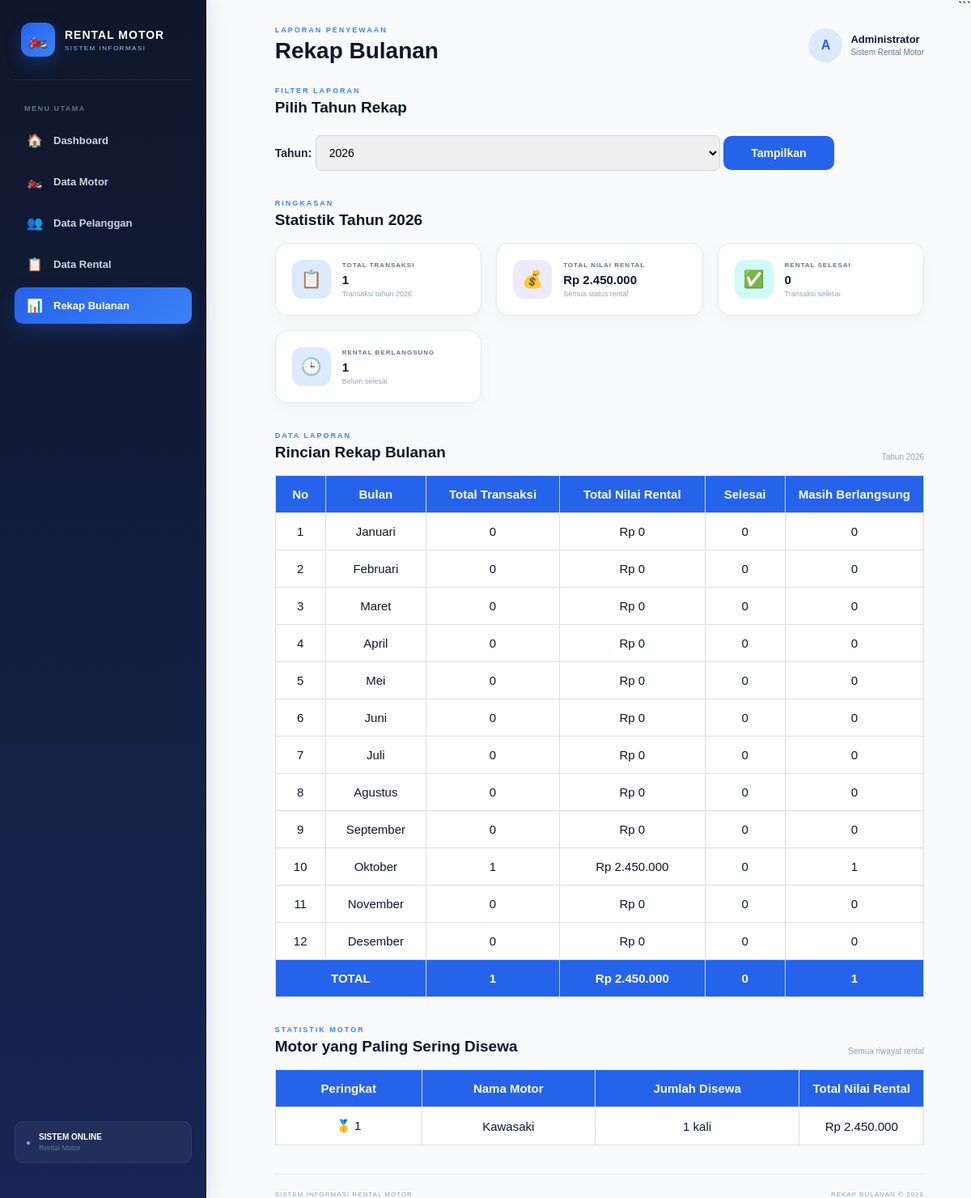
The page /rekap/index_rekap.php (signed in) on the database its author committed.
### tables this page shows
CREATE TABLE `motor` (
  `id_motor` int(11) NOT NULL,
  `merk` varchar(20) NOT NULL,
  `harga_sewa` int(10) NOT NULL,
  `status` varchar(10) NOT NULL
);

### rekap/index_rekap.php (the view, shortened to what this page needs)
<?php
include "../koneksi.php";
$tahun = isset($_GET['tahun'])
    ? (int) $_GET['tahun']
    : (int) date('Y');
$sql = "
    SELECT
        MONTH(tanggal_sewa) AS bulan,
        COUNT(*) AS total_transaksi,
        COALESCE(SUM(total_harga), 0) AS total_pendapatan,
        SUM(CASE WHEN status = 'Selesai' THEN 1 ELSE 0 END) AS selesai,
        SUM(CASE WHEN status = 'Masih' THEN 1 ELSE 0 END) AS masih
    FROM rental
    WHERE YEAR(tanggal_sewa) = ?
    GROUP BY MONTH(tanggal_sewa)
    ORDER BY MONTH(tanggal_sewa)
";
$stmt = mysqli_prepare($conn, $sql);
mysqli_stmt_bind_param($stmt, "i", $tahun);
mysqli_stmt_execute($stmt);
$result = mysqli_stmt_get_result($stmt);
$rekap = [];
while ($row = mysqli_fetch_assoc($result)) {
    $rekap[(int) $row['bulan']] = $row;
}
$nama_bulan = [
    1 => 'Januari',
    2 => 'Februari',
    3 => 'Maret',
    4 => 'April',
    5 => 'Mei',
    6 => 'Juni',
    7 => 'Juli',
    8 => 'Agustus',
    9 => 'September',
    10 => 'Oktober',
    11 => 'November',
    12 => 'Desember'
];
$total_transaksi = 0;
$total_pendapatan = 0;
$total_selesai = 0;
$total_masih = 0;
foreach ($rekap as $data) {
    $total_transaksi += (int) $data['total_transaksi'];
    $total_pendapatan += (float) $data['total_pendapatan'];
    $total_selesai += (int) $data['selesai'];
    $total_masih += (int) $data['masih'];
}
$sql_motor = "
    SELECT
        motor.id_motor,
        motor.merk,
        COUNT(rental.id_rental) AS jumlah_sewa,
        COALESCE(SUM(rental.total_harga), 0) AS total_pendapatan
    FROM motor
    INNER JOIN rental
        ON motor.id_motor = rental.id_motor
    GROUP BY motor.id_motor, motor.merk
    ORDER BY jumlah_sewa DESC, total_pendapatan DESC
";
$result_motor = mysqli_query($conn, $sql_motor);
?>
<!DOCTYPE html>
<html lang="id">
<head>
    <link rel="stylesheet" href="../style.css">
</head>
<body class="dashboard-page">
    <aside class="sidebar">
        <div class="sidebar-brand">
            <div class="brand-icon">🏍️</div>
            <div>
                <h2>RENTAL MOTOR</h2>
                <span>SISTEM INFORMASI</span>
            </div>
        </div>
        <nav class="sidebar-menu">
            <p class="menu-title">MENU UTAMA</p>
            <a href="../dashboard.php" class="sidebar-link">
                <span>🏠</span> Dashboard
            </a>
            <a href="../motor/index_motor.php" class="sidebar-link">
                <span>🏍️</span> Data Motor
            </a>
            <a href="../pelanggan/index_pelanggan.php" class="sidebar-link">
                <span>👥</span> Data Pelanggan
            </a>
            <a href="../rental/index_rental.php" class="sidebar-link">
                <span>📋</span> Data Rental
            </a>
            <a href="index_rekap.php" class="sidebar-link active">
                <span>📊</span> Rekap Bulanan
            </a>
        </nav>
        <div class="sidebar-bottom">
            <div class="system-online">
                <span>●</span>
                <div>
                    <b>Sistem Online</b>
                    <small>Rental Motor</small>
                </div>
            </div>
        </div>
    </aside>
    <main class="dashboard-main">
        <header class="dashboard-topbar">
            <div>
                <span class="page-label">LAPORAN PENYEWAAN</span>
                <h1>Rekap Bulanan</h1>
            </div>
            <div class="admin-profile">
                <div class="admin-avatar">A</div>
                <div class="admin-info">
                    <b>Administrator</b>
                    <span>Sistem Rental Motor</span>
                </div>
            </div>
        </header>
        <section class="quick-section">
            <div class="section-heading">
                <div>
                    <span>FILTER LAPORAN</span>
                    <h2>Pilih Tahun Rekap</h2>
                </div>
            </div>
            <form method="GET">
                <label for="tahun">Tahun:</label>
                <select name="tahun" id="tahun">
                    <?php
                    $tahun_sekarang = (int) date('Y');
                    for (
                        $y = $tahun_sekarang;
                        $y >= $tahun_sekarang - 5;
                        $y--
                    ) {
                        $selected = ($tahun === $y) ? 'selected' : '';
                        echo "<option value=\"$y\" $selected>$y</option>";
                    }
                    ?>
                </select>
                <button type="submit" class="primary-button">
                    Tampilkan
                </button>
            </form>
        </section>
        <section class="quick-section">
            <div class="section-heading">
                <div>
                    <span>RINGKASAN</span>
                    <h2>Statistik Tahun <?= $tahun ?></h2>
                </div>
            </div>
            <div class="statistics">
                <div class="stat-card">
                    <div class="stat-icon blue">📋</div>
                    <div class="stat-info">
                        <span>TOTAL TRANSAKSI</span>
                        <strong>
                            <?= number_format($total_transaksi, 0, ',', '.') ?>
                        </strong>
                        <small>Transaksi tahun <?= $tahun ?></small>
                    </div>
                </div>
                <div class="stat-card">
                    <div class="stat-icon purple">💰</div>
                    <div class="stat-info">
                        <span>TOTAL NILAI RENTAL</span>
                        <strong>
                            Rp <?= number_format($total_pendapatan, 0, ',', '.') ?>
                        </strong>
                        <small>Semua status rental</small>
                    </div>
                </div>
                <div class="stat-card">
                    <div class="stat-icon cyan">✅</div>
                    <div class="stat-info">
                        <span>RENTAL SELESAI</span>
                        <strong>
                            <?= number_format($total_selesai, 0, ',', '.') ?>
                        </strong>
                        <small>Transaksi selesai</small>
                    </div>
                </div>
                <div class="stat-card">
                    <div class="stat-icon blue">🕒</div>
                    <div class="stat-info">
                        <span>RENTAL BERLANGSUNG</span>
                        <strong>
                            <?= number_format($total_masih, 0, ',', '.') ?>
                        </strong>
                        <small>Belum selesai</small>
                    </div>
                </div>
            </div>
        </section>
        <section class="quick-section">
            <div class="section-heading">
                <div>
                    <span>DATA LAPORAN</span>
                    <h2>Rincian Rekap Bulanan</h2>
                </div>
                <p>Tahun <?= $tahun ?></p>
            </div>
            <div style="width: 100%; overflow-x: auto;">
                <table class="data-table">
                    <thead>
                        <tr>
                            <th>No</th>
                            <th>Bulan</th>
                            <th>Total Transaksi</th>
                            <th>Total Nilai Rental</th>
                            <th>Selesai</th>
                            <th>Masih Berlangsung</th>
                        </tr>
                    </thead>
                    <tbody>
                        <?php foreach ($nama_bulan as $nomor => $bulan): ?>
                            <?php
                            $data = $rekap[$nomor] ?? [
                                'total_transaksi' => 0,
                                'total_pendapatan' => 0,
                                'selesai' => 0,
                                'masih' => 0
                            ];
                            ?>
                            <tr>
                                <td><?= $nomor ?></td>
                                <td><?= $bulan ?></td>
                                <td>
                                    <?= number_format(
                                        (int) $data['total_transaksi'],
                                        0,
                                        ',',
                                        '.'
                                    ) ?>
                                </td>
                                <td>
                                    Rp <?= number_format(
                                        (float) $data['total_pendapatan'],
                                        0,
                                        ',',
                                        '.'
                                    ) ?>
                                </td>
                                <td><?= (int) $data['selesai'] ?></td>
                                <td><?= (int) $data['masih'] ?></td>
                            </tr>
                        <?php endforeach; ?>
                    </tbody>
                    <tfoot>
                        <tr>
                            <th colspan="2">TOTAL</th>
                            <th>
                                <?= number_format(
                                    $total_transaksi,
                                    0,
                                    ',',
                                    '.'
                                ) ?>
                            </th>
                            <th>
                                Rp <?= number_format(
                                    $total_pendapatan,
                                    0,
                                    ',',
                                    '.'
                                ) ?>
                            </th>
                            <th><?= $total_selesai ?></th>
                            <th><?= $total_masih ?></th>
                        </tr>
                    </tfoot>
                </table>
            </div>
        </section>
        <section class="quick-section">
            <div class="section-heading">
                <div>
                    <span>STATISTIK MOTOR</span>
                    <h2>Motor yang Paling Sering Disewa</h2>
                </div>
                <p>Semua riwayat rental</p>
            </div>
            <div style="width: 100%; overflow-x: auto;">
                <table class="data-table">
                    <thead>
                        <tr>
                            <th>Peringkat</th>
                            <th>Nama Motor</th>
                            <th>Jumlah Disewa</th>
                            <th>Total Nilai Rental</th>
                        </tr>
                    </thead>
                    <tbody>
                        <?php
                        $peringkat = 1;
                        while ($motor = mysqli_fetch_assoc($result_motor)):
                            if ($peringkat === 1) {
                                $label_peringkat = '🥇 1';
                            } elseif ($peringkat === 2) {
                                $label_peringkat = '🥈 2';
                            } elseif ($peringkat === 3) {
                                $label_peringkat = '🥉 3';
                            } else {
                                $label_peringkat = $peringkat;
                            }
                        ?>
                            <tr>
                                <td><?= $label_peringkat ?></td>
                                <td>
                                    <?= htmlspecialchars(
                                        $motor['merk'],
                                        ENT_QUOTES,
                                        'UTF-8'
                                    ) ?>
                                </td>
                                <td>
                                    <?= number_format(
                                        (int) $motor['jumlah_sewa'],
                                        0,
                                        ',',
                                        '.'
                                    ) ?> kali
                                </td>
                                <td>
                                    Rp <?= number_format(
                                        (float) $motor['total_pendapatan'],
                                        0,
                                        ',',
                                        '.'
                                    ) ?>
                                </td>
                            </tr>
                        <?php
                            $peringkat++;
                        endwhile;
                        ?>
                    </tbody>
                </table>
            </div>
        </section>
        <footer class="dashboard-footer">
            <span>SISTEM INFORMASI RENTAL MOTOR</span>
            <span>
                REKAP BULANAN &copy; <?= date('Y') ?>
            </span>
        </footer>
    </main>
</body>
</html>

### rows shown on the page
motor: label_peringkat "🥇 1", merk "Kawasaki", jumlah_sewa "1", total_pendapatan "2.450.000"

### other values the page prints
$tahun "2026"
$total_transaksi "1"
$total_pendapatan "2.450.000"
$total_selesai "0"
$total_masih "1"
$nomor "1"
$bulan "Januari"
$data['total_transaksi'] "0"
$data['total_pendapatan'] "0"
$data['selesai'] "0"
$data['masih'] "0"
$nomor "2"
$bulan "Februari"
$nomor "3"
$bulan "Maret"
